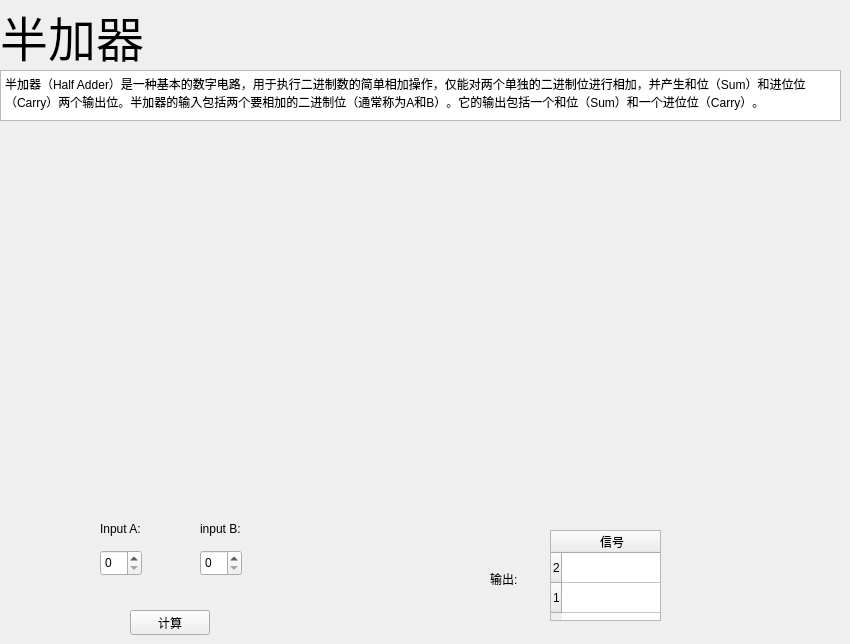
        <widget class="QWidget" name="page_2">
         <widget class="QLabel" name="label_2">
          <property name="geometry">
           <rect>
            <x>0</x>
            <y>0</y>
            <width>151</width>
            <height>71</height>
           </rect>
          </property>
          <property name="font">
           <font>
            <pointsize>36</pointsize>
           </font>
          </property>
          <property name="text">
           <string>半加器</string>
          </property>
         </widget>
         <widget class="QTextBrowser" name="textBrowser_2">
          <property name="geometry">
           <rect>
            <x>0</x>
            <y>70</y>
            <width>841</width>
            <height>51</height>
           </rect>
          </property>
          <property name="html">
           <string>&lt;!DOCTYPE HTML PUBLIC &quot;-//W3C//DTD HTML 4.0//EN&quot; &quot;http://www.w3.org/TR/REC-html40/strict.dtd&quot;&gt;
&lt;html&gt;&lt;head&gt;&lt;meta name=&quot;qrichtext&quot; content=&quot;1&quot; /&gt;&lt;style type=&quot;text/css&quot;&gt;
p, li { white-space: pre-wrap; }
&lt;/style&gt;&lt;/head&gt;&lt;body style=&quot; font-family:'Sans Serif'; font-size:9pt; font-weight:400; font-style:normal;&quot;&gt;
&lt;p style=&quot; margin-top:12px; margin-bottom:12px; margin-left:0px; margin-right:0px; -qt-block-indent:0; text-indent:0px;&quot;&gt;半加器（Half Adder）是一种基本的数字电路，用于执行二进制数的简单相加操作，仅能对两个单独的二进制位进行相加，并产生和位（Sum）和进位位（Carry）两个输出位。半加器的输入包括两个要相加的二进制位（通常称为A和B）。它的输出包括一个和位（Sum）和一个进位位（Carry）。&lt;/p&gt;&lt;/body&gt;&lt;/html&gt;</string>
          </property>
         </widget>
         <widget class="QLabel" name="label_27">
          <property name="geometry">
           <rect>
            <x>100</x>
            <y>520</y>
            <width>54</width>
            <height>17</height>
           </rect>
          </property>
          <property name="text">
           <string>Input A:</string>
          </property>
         </widget>
         <widget class="QLabel" name="label_28">
          <property name="geometry">
           <rect>
            <x>200</x>
            <y>520</y>
            <width>54</width>
            <height>17</height>
           </rect>
          </property>
          <property name="text">
           <string>input B:</string>
          </property>
         </widget>
         <widget class="QSpinBox" name="spinBox_5">
          <property name="geometry">
           <rect>
            <x>100</x>
            <y>550</y>
            <width>42</width>
            <height>26</height>
           </rect>
          </property>
         </widget>
         <widget class="QLabel" name="label_29">
          <property name="geometry">
           <rect>
            <x>490</x>
            <y>570</y>
            <width>54</width>
            <height>17</height>
           </rect>
          </property>
          <property name="text">
           <string>输出:</string>
          </property>
         </widget>
         <widget class="QTableWidget" name="table_full_add_3">
          <property name="geometry">
           <rect>
            <x>550</x>
            <y>530</y>
            <width>111</width>
            <height>91</height>
           </rect>
          </property>
          <property name="rowCount">
           <number>2</number>
          </property>
          <property name="columnCount">
           <number>1</number>
          </property>
          <row>
           <property name="text">
            <string>2</string>
           </property>
          </row>
          <row>
           <property name="text">
            <string>1</string>
           </property>
          </row>
          <column>
           <property name="text">
            <string>信号</string>
           </property>
          </column>
         </widget>
         <widget class="QPushButton" name="pushButton_3">
          <property name="geometry">
           <rect>
            <x>130</x>
            <y>610</y>
            <width>80</width>
            <height>25</height>
           </rect>
          </property>
          <property name="text">
           <string>计算</string>
          </property>
         </widget>
         <widget class="QSpinBox" name="spinBox_6">
          <property name="geometry">
           <rect>
            <x>200</x>
            <y>550</y>
            <width>42</width>
            <height>26</height>
           </rect>
          </property>
         </widget>
         <widget class="QLabel" name="label_15">
          <property name="geometry">
           <rect>
            <x>280</x>
            <y>220</y>
            <width>261</width>
            <height>221</height>
           </rect>
          </property>
          <property name="text">
           <string/>
          </property>
          <property name="pixmap">
           <pixmap resource="imgs/here.qrc">:/imgs/Half_Adder.svg</pixmap>
          </property>
         </widget>
        </widget>
